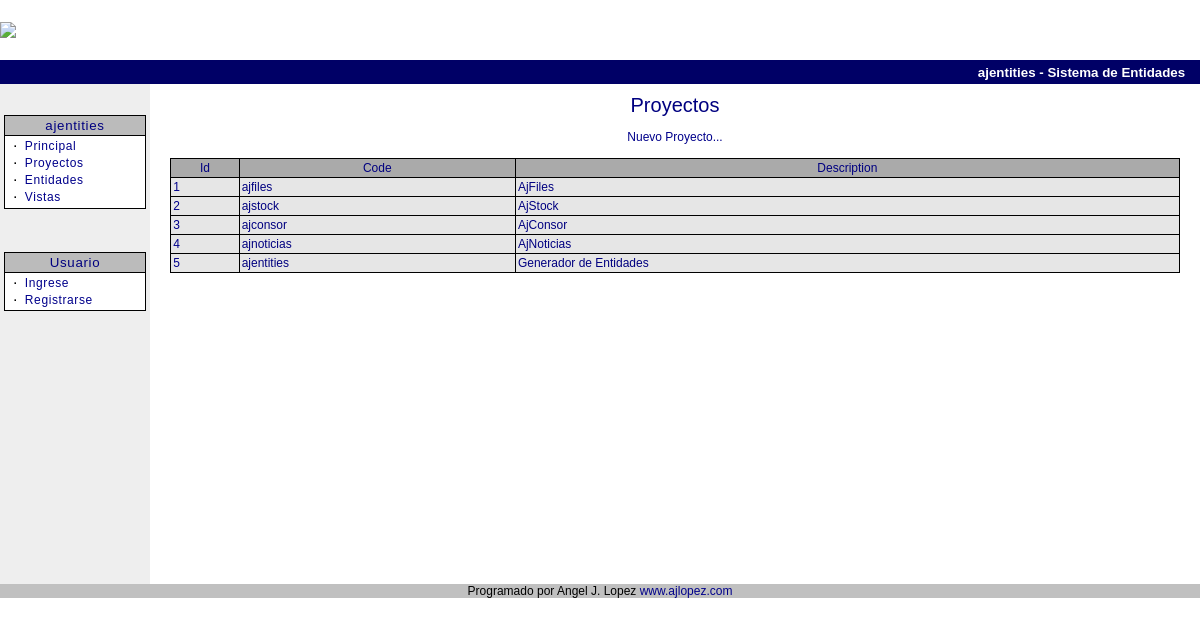
/proyectos.php, run on the app's committed database.
### tables this page shows
CREATE TABLE projects (
  Id int(11) NOT NULL auto_increment,
  Code varchar(30) NOT NULL default '',
  Description varchar(100) NOT NULL default '',
  DataBaseName varchar(100) NOT NULL default '',
  TablePrefix varchar(20) NOT NULL default '',
  FileSystem varchar(100) NOT NULL default '',
  Comments text NOT NULL,
  DateTimeInsert datetime NOT NULL default '0000-00-00 00:00:00',
  DateTimeUpdate datetime NOT NULL default '0000-00-00 00:00:00',
  PRIMARY KEY  (Id),
  UNIQUE KEY Code (Code)
) TYPE=MyISAM;

### src/includes/forms.inc.php (the view, shortened to what this page needs)
<?
function TableOpen($titles='',$width='') {
	if ($width)
		echo "<table width='$width' cellspacing=1 cellpadding=2 class='form'>\n";
	else
		echo "<table cellspacing=1 cellpadding=2 class='form'>\n";
	if (is_array($titles)) {
		echo "<tr>\n";
		reset($titles);
		while (list($k,$v) = each($titles))
			if ($v)
				echo "<td class='title' align='center'>$v</td>";
			else
				echo "<td>&nbsp;</td>";
		echo "</tr>\n";
	}
}
function TableClose() {
	  echo "</table>\n";
}
function RowOpen() {
	  echo "<tr>\n";
}
function RowClose() {
	  echo "</tr>\n";
}
function DatumGenerate($datum,$align='left',$colspan=1) {
    echo "<td class='datum' colspan=$colspan valign='top' align=$align>$datum&nbsp;</td>\n";
}
function DatumLinkGenerate($datum,$link,$align='left') {
    echo "<td class='datum' align='$align'><a href='$link'>$datum</a>&nbsp;</td>\n";
}
?>

### src/proyectos.php (shortened to what this page needs)
<?
	include_once($PagePrefix . 'includes/users.inc.php');
	include_once($PagePrefix . 'includes/forms.inc.php');
	$sql = "select Id,Code,Description from projects order by Id";
	$rs = mysql_query($sql);
	$titles = array('Id','Code','Description');
?>
<center>
<p>
<a href="proyectoform.php">Nuevo Proyecto...</a>
<p>
<?
	TableOpen($titles,"98%");
	while ($reg=mysql_fetch_array($rs)) {
		RowOpen();
		DatumLinkGenerate($reg['Id'],'proyecto.php?Id='.$reg['Id']);
		DatumGenerate($reg['Code']);
		RowClose();
	}
	TableClose();
?>
</center>

### src/styles/style.css (style rules this page uses)
BODY { Font-Family: Verdana, Helvetica, sans-serif; Font-size: 8pt; Color: black; BACKGROUND-COLOR: white; }
P { Font-Family: Verdana, Helvetica, sans-serif; Font-size: 10pt; Color: black; }
A:link { Font-Family: Verdana, Helvetica, sans-serif; Font-size: 12px; COLOR: darkblue; TEXT-DECORATION: none }
.title { Font-Family: Arial; Font-size: 9pt; font-weight: normal; color: #000080; // background: #f0870f; background: #aaaaaa; }
.form { background: black; }
.datum { Font-Family: Verdana, Arial, Helvetica; Font-size: 9pt; color: rgb(0,0,128); background: rgb(230,230,230); }

### data on the page
projects: Id "1", Code "ajfiles AjFiles"
projects: Id "2", Code "ajstock AjStock"
projects: Id "3", Code "ajconsor AjConsor"
projects: Id "4", Code "ajnoticias AjNoticias"
projects: Id "5", Code "ajentities Generador de Entidades"

### other printed values
SiteDescription "ajentities - Sistema de Entidades"
$title "ajentities Usuario"
$text "Principal Proyectos Entidades Vistas Ingrese Registrarse"
$PageTitle "Proyectos"
$v "Id"
$v "Code"
$v "Description"
